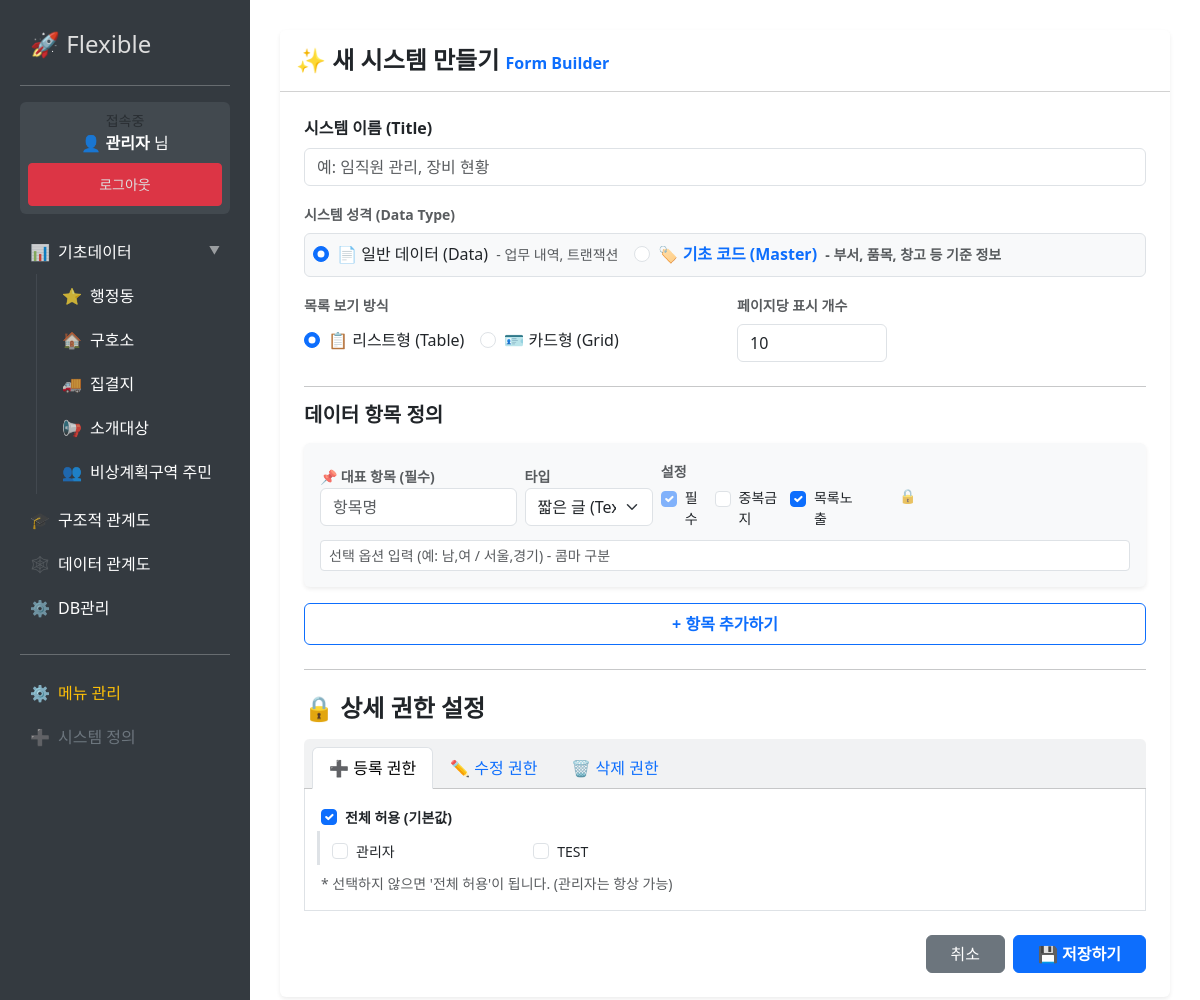
The page /create (signed in) on the database its author committed.
### tables this page shows
CREATE TABLE users (id TEXT PRIMARY KEY, password TEXT, name TEXT, is_admin INTEGER DEFAULT 0);

CREATE TABLE "menus" (
                id INTEGER PRIMARY KEY AUTOINCREMENT,
                title TEXT NOT NULL,
                type TEXT DEFAULT 'form',   -- 'form' | 'system'
                url TEXT,                   -- 링크 주소 (이제 이것만 씁니다!)
                icon TEXT,                  -- 아이콘
                parent_id INTEGER,
                sort_order INTEGER DEFAULT 99
            , allowed_users TEXT DEFAULT "");

### app.py (the view)
@app.route('/create', methods=['GET', 'POST'])
@login_required
def create_form():
    if request.method == 'POST':
        save_form_definition()
        flash("새 시스템이 생성되었습니다.", "success")
        return redirect(url_for('home'))
    db = get_db()
    all_forms = db.execute('SELECT id, title FROM forms').fetchall()
    all_users = db.execute('SELECT id, name FROM users').fetchall()
    return render_template('create.html', mode='create', all_forms=all_forms, all_users=all_users)

### app.py (called while the page is built)
def get_db():
    db = getattr(g, '_database', None)
    if db is None:
        db = g._database = sqlite3.connect(DB_NAME)
        db.row_factory = sqlite3.Row
    return db

@app.teardown_appcontext
def close_connection(exception):
    db = getattr(g, '_database', None)
    if db is not None:
        db.close()

@app.context_processor
def utility_processor():
    return dict(has_permission=has_permission)

@login_manager.user_loader
def load_user(user_id):
    db = get_db()
    user = db.execute('SELECT * FROM users WHERE id = ?', (user_id,)).fetchone()
    if not user: return None
    is_admin = user['is_admin'] if 'is_admin' in user.keys() else 0
    return User(id=user['id'], name=user['name'], password=user['password'], is_admin=is_admin)

def build_menu_tree(items):
    item_map = {item['id']: dict(item) for item in items}
    for item in item_map.values(): item['children'] = []
    tree = []
    for item in item_map.values():
        parent_id = item['parent_id']
        if parent_id and parent_id in item_map and parent_id != item['id']:
            item_map[parent_id]['children'].append(item)
        else:
            tree.append(item)
    tree.sort(key=lambda x: (x['sort_order'] if x['sort_order'] is not None else 9999, x['id']))
    return tree

### templates/create.html (shortened to what this page needs)
{% extends "layout.html" %}
{% block content %}
<div class="card shadow-sm border-0">
    <div class="card-header bg-white py-3">
        <h4 class="mb-0 fw-bold">
            {% if mode == 'edit' %}
                🛠️ {{ form_def.title }} <span class="text-warning fs-6">설정 수정</span>
            {% else %}
                ✨ 새 시스템 만들기 <span class="text-primary fs-6">Form Builder</span>
            {% endif %}
        </h4>
    </div>
    <div class="card-body p-4">
        <form method="POST">
            <div class="row mb-4">
                <div class="col-12 mb-3">
                    <label class="form-label fw-bold">시스템 이름 (Title)</label>
                    <input type="text" name="title" class="form-control"
                           placeholder="예: 임직원 관리, 장비 현황"
                           value="{{ form_def.title if form_def else '' }}" required>
                </div>
				<div class="col-12 mb-3">
					<label class="form-label fw-bold small text-muted">시스템 성격 (Data Type)</label>
					<div class="d-flex gap-3 border rounded p-2 bg-light">
						<div class="form-check">
							<input class="form-check-input" type="radio" name="category" id="cat_general" value="general"
								   {% if not form_def or form_def.category == 'general' %}checked{% endif %}>
							<label class="form-check-label" for="cat_general">
								📄 일반 데이터 (Data) <small class="text-muted ms-1">- 업무 내역, 트랜잭션</small>
							</label>
						</div>
						<div class="form-check">
							<input class="form-check-input" type="radio" name="category" id="cat_standard" value="standard"
								   {% if form_def and form_def.category == 'standard' %}checked{% endif %}>
							<label class="form-check-label fw-bold text-primary" for="cat_standard">
								🏷️ 기초 코드 (Master) <small class="text-muted ms-1">- 부서, 품목, 창고 등 기준 정보</small>
							</label>
						</div>
					</div>
				</div>
                <div class="col-md-6">
                    <label class="form-label fw-bold small text-muted">목록 보기 방식</label>
                    <div class="d-flex gap-3 mt-1">
                        <div class="form-check">
                            <input class="form-check-input" type="radio" name="view_type" id="view_list" value="list"
                                   {% if not form_def or form_def.view_type == 'list' %}checked{% endif %}>
                            <label class="form-check-label" for="view_list">📋 리스트형 (Table)</label>
                        </div>
                        <div class="form-check">
                            <input class="form-check-input" type="radio" name="view_type" id="view_card" value="card"
                                   {% if form_def and form_def.view_type == 'card' %}checked{% endif %}>
                            <label class="form-check-label" for="view_card">🪪 카드형 (Grid)</label>
                        </div>
                    </div>
                </div>
                <div class="col-md-6">
                    <label class="form-label fw-bold small text-muted">페이지당 표시 개수</label>
                    <input type="number" name="page_limit" class="form-control" style="max-width: 150px;"
                           value="{{ form_def.page_limit if form_def and form_def.page_limit else 10 }}"
                           min="1" max="500" required>
                </div>
            </div>
            <hr>
            <h5 class="fw-bold mb-3">데이터 항목 정의</h5>
            <div id="field-container">
            </div>
            <button type="button" class="btn btn-outline-primary w-100 py-2 border-dashed fw-bold" onclick="addField()">
                + 항목 추가하기
            </button>
            <hr class="my-4">
            <h4 class="fw-bold mb-3">🔒 상세 권한 설정</h4>
            <div class="card bg-light border-0 mb-4">
                <div class="card-header">
                    <ul class="nav nav-tabs card-header-tabs" id="authTab" role="tablist">
                        <li class="nav-item">
                            <button class="nav-link active" data-bs-toggle="tab" data-bs-target="#tab-create" type="button">➕ 등록 권한</button>
                        </li>
                        <li class="nav-item">
                            <button class="nav-link" data-bs-toggle="tab" data-bs-target="#tab-update" type="button">✏️ 수정 권한</button>
                        </li>
                        <li class="nav-item">
                            <button class="nav-link" data-bs-toggle="tab" data-bs-target="#tab-delete" type="button">🗑️ 삭제 권한</button>
                        </li>
                    </ul>
                </div>
                <div class="card-body bg-white border border-top-0">
                    <div class="tab-content" id="authTabContent">
                        {% macro user_checkboxes(name, saved_value) %}
                            <div class="mb-2">
                                <div class="form-check form-check-inline">
                                    <input class="form-check-input check-all" type="checkbox" data-target="{{ name }}"
                                           {% if not saved_value %}checked{% endif %}>
                                    <label class="form-check-label fw-bold small">전체 허용 (기본값)</label>
                                </div>
                            </div>
                            <div class="row g-2 ps-2 border-start border-3">
                                {% for user in all_users %}
                                    <div class="col-6 col-md-4 col-lg-3">
                                        <div class="form-check">
                                            <input class="form-check-input user-check-{{ name }}" type="checkbox"
                                                   name="{{ name }}" value="{{ user.id }}"
                                                   {% if saved_value and user.id in saved_value.split(',') %}checked{% endif %}>
                                            <label class="form-check-label small">{{ user.name }}</label>
                                        </div>
                                    </div>
                                {% endfor %}
                            </div>
                            <div class="form-text small mt-2">* 선택하지 않으면 '전체 허용'이 됩니다. (관리자는 항상 가능)</div>
                        {% endmacro %}
                        <div class="tab-pane fade show active" id="tab-create">
                            {{ user_checkboxes('access_create', form_def.access_create if form_def else '') }}
                        </div>
                    </div>
                </div>
            </div>
            <div class="d-flex justify-content-between align-items-center">
                <div class="d-flex gap-2">
                    <a href="/" class="btn btn-secondary px-4">취소</a>
                    <button type="submit" class="btn btn-primary px-4 fw-bold">💾 저장하기</button>
                </div>
            </div>
        </form>
    </div>
</div>
<template id="field-template">
    <div class="card p-3 mb-3 bg-light field-row border-0 shadow-sm">
        <div class="row g-2 align-items-center">
            <div class="col-md-3">
                <label class="small fw-bold text-muted">항목 이름</label>
                <input type="text" name="field_name[]" class="form-control" placeholder="항목명" required>
            </div>
            <div class="col-md-2">
                <label class="small fw-bold text-muted">타입</label>
                <select name="field_type[]" class="form-select" onchange="toggleRelationOptions(this)">
                    <option value="text">짧은 글 (Text)</option>
                </select>
            </div>
            <div class="col-md-3">
                <label class="small fw-bold text-muted">설정</label>
                <div class="d-flex gap-2 mt-1">
                    <div class="form-check">
                        <input class="form-check-input" type="checkbox" name="field_required[]">
                        <label class="form-check-label small">필수</label>
                    </div>
                    <div class="form-check">
                        <input class="form-check-input" type="checkbox" name="field_unique[]">
                        <label class="form-check-label small">중복금지</label>
                    </div>
                     <div class="form-check">
                        <input class="form-check-input" type="checkbox" name="field_show_list[]" checked>
                        <label class="form-check-label small">목록노출</label>
                    </div>
                </div>
            </div>
            <div class="col-md-1 text-end">
            </div>
        </div>
        <div class="mt-2" id="option-row">
            <input type="text" name="field_options[]" class="form-control form-control-sm bg-white"
                   placeholder="선택 옵션 입력 (예: 남,여 / 서울,경기) - 콤마 구분">
        </div>
    </div>
</template>
{% endblock %}

### templates/layout.html (shortened to what this page needs)
<!DOCTYPE html>
<html lang="ko">
<head>
    <link href="https://cdn.jsdelivr.net/npm/bootstrap@5.3.0/dist/css/bootstrap.min.css" rel="stylesheet">
</head>
<body>
    <div class="sidebar">
        <h4><a href="/">🚀 Flexible</a></h4>
        <hr>
		{% if current_user.is_authenticated %}
			<div class="mb-3 p-2 bg-secondary bg-opacity-25 rounded text-center">
				<span class="d-block small text-muted">접속중</span>
				<strong>👤 {{ current_user.name }}</strong> 님
				<a href="/logout" class="btn btn-danger btn-sm w-100 mt-2">로그아웃</a>
			</div>
		{% else %}
			<div class="mb-3">
				<a href="/login" class="btn btn-primary w-100">🔐 로그인</a>
			</div>
		{% endif %}
        <ul class="nav nav-pills flex-column mb-auto">
			{% macro render_sidebar(items, level=0) %}
				{% for item in items %}
					<li class="nav-item">
						<a href="{{ item.url }}"
						   class="nav-link text-white d-flex align-items-center {{ 'active bg-primary' if request.path == item.url else '' }}"
						   style="padding-left: {{ 10 + (level * 15) }}px; transition: all 0.2s;">
							<span class="me-2 opacity-75">
								{% if item.icon %}
                                    {% if '.' in item.icon and item.icon.lower().endswith(('.png', '.jpg', '.jpeg', '.gif', '.svg', '.ico')) %}
									    <img src="{{ item.icon }}" width="16" height="16">
                                    {% else %}
                                        {{ item.icon }}
                                    {% endif %}
                                {% elif item.children %}📂
								{% elif item.type == 'system' %}🔗
								{% else %}📄{% endif %}
							</span>
							<span class="text-truncate">{{ item.title }}</span>
							{% if item.children %}
								<small class="ms-auto opacity-50" style="font-size: 0.7em;">▼</small>
							{% endif %}
						</a>
						{% if item.children %}
							<ul class="nav flex-column ms-3 border-start border-secondary border-opacity-25 mb-1" style="list-style: none; padding-left: 0;">
								{{ render_sidebar(item.children, level + 1) }}
							</ul>
						{% endif %}
					</li>
				{% endfor %}
			{% endmacro %}
			{{ render_sidebar(menu_tree) }}
		</ul>
		{% if current_user.is_admin %}
		<hr class="mt-4">
		<a href="/menus" class="text-warning d-flex align-items-center gap-2">
			<span>⚙️</span> 메뉴 관리
		</a>
		<a href="/create" class="text-secondary d-flex align-items-center gap-2">
			<span>➕</span> 시스템 정의
		</a>
		{% endif %}
	</div>
    <div class="content">
        {% block content %}{% endblock %}
    </div>
</body>
</html>

### templates/layout.html (style rules this page uses)
body { display: flex; min-height: 100vh; }
.sidebar { min-width: 250px; background: #343a40; color: white; padding: 20px; }
.sidebar a { color: #ddd; text-decoration: none; display: block; padding: 10px; }
.content { flex-grow: 1; padding: 30px; }

### rows shown on the page
users: name "관리자"
menus: icon "📊", title "기초데이터"
menus: icon "⭐", title "행정동"
menus: icon "🏠", title "구호소"
menus: icon "🚚", title "집결지"
menus: icon "📢", title "소개대상"
menus: icon "👥", title "비상계획구역 주민"
menus: icon "🎓", title "구조적 관계도"
menus: icon "🕸️", title "데이터 관계도"
menus: icon "⚙️", title "DB관리"
users: name "TEST"
